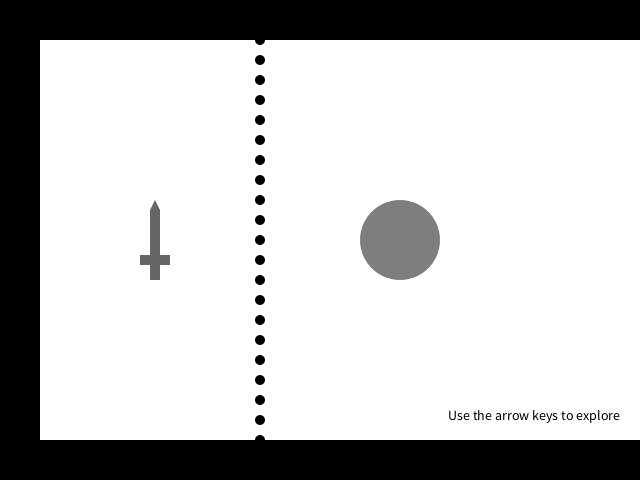
Frame 1 (no input)
Frame 60 (the mouse pressed at the canvas centre just before this capture): identical to frame 1, image omitted
Frame 120 (the mouse held since frame 60 and released just before this capture): identical to frame 1, image omitted

The Processing sketch that drew this single still picture (run headless with seeded random() and noise(); from frame 60 on, the mouse is pressed at the canvas centre):

// Processing sketch: Ex_04
// ── Ex_04.pde
// Master variables
int mode = 1;  // Current room
int w = 40;  // Wall thickness
int tx = 620;  // Text x-coordinate
int ty = 420;  // Text y-coordinate
boolean gate = true;  // Is the gate closed or open?

// Hero variables
int x = 400;  // Hero x-coordinate
int y = 240;  // Hero y-coordinate
int r = 40;  // Hero radius
float speed = 2.0;  // Hero speed

// Room 1 variables
int gx = 260;  // Gate x-coordinate
int dx = 150;  // Dagger x-coordinate
int dy = 210;  // Dagger y-coordinate

// Room 2 variables
int kx = 440;  // Key x-coordinate
int ky = 230;  // Key y-coordinate

void setup() {
  size(640, 480);
  ellipseMode(RADIUS);
  noCursor();
  textSize(14);
  textAlign(RIGHT);
}

void draw() {

  if (mode == 1) {  // ROOM 1

    // Walls
    background(255);
    noStroke();
    fill(0);
    rect(0, 0, width, w);  // Top
    rect(0, 0, w, height);  // Left
    rect(0, height-w, width, w);  // Bottom

    // Gate
    fill(0);
    if (gate == true) {
      for (int y = w; y <= height-w; y += 20) {
        ellipse(gx, y, 5, 5);
      }
      text("Use the arrow keys to explore", tx, ty);
    } else {
      text("Edit the code to grab the dagger", tx, ty);
    }

    // Dagger
    fill(102);
    triangle(dx, dy, dx+5, dy-10, dx+10, dy);
    rect(dx, dy, 10, 70);
    rect(dx-10, dy+45, 30, 10);

    // Stop the hero from walking through walls
    if (gate == true) {
      if (x < gx+r+5) {  // Check gate
        x = gx+r+5;
      }
    } 
    else {
      if (x < w+r) {  // Check left wall
        x = w+r;
      }
    }
    if (y > height-w-r) {  // Check bottom wall
      y = height-w-r;
    }
    if (y < w+r) {  // Check top wall
      y = w+r;
    }

    // Move to room 2
    if (x > width+r) {
      mode = 2; 
      x = r;
    }
    
  } else {  // ROOM 2

    // Walls
    background(255);
    noStroke();
    fill(0);
    rect(0, 0, width, w);  // Top
    rect(width-w, 0, w, height);  // Right
    rect(0, height-w, width, w);  // Bottom

    // Key
    if (gate == true) {
      fill(102);
      pushMatrix();
      translate(kx, ky);
      beginShape();
      vertex(0, 10);
      vertex(50, 10);
      vertex(50, 0);
      vertex(80, 0);
      vertex(80, 30);
      vertex(50, 30);
      vertex(50, 20);
      vertex(30, 20);
      vertex(30, 30);
      vertex(20, 30);
      vertex(20, 20);
      vertex(10, 20);
      vertex(10, 30);
      vertex(0, 30);
      endShape();
      popMatrix();
    }

    // Text
    fill(0);
    if (gate == true) {
      text("Grab the key to open the gate", tx-w, ty);
    } 
    else {
      text("You have the key. The gate is open!", tx-w, ty);
    }

    // Check if hero is on top of the key
    if (x > kx && x < kx+80 && y > ky && y < ky+30) {
      gate = false;
    }

    // Stop the hero from walking through walls
    if (x < -r) {
      mode = 1;
      x = width-r;
    }
    if (x > width-w-r) {  // Check right wall
      x = width-w-r;
    }
    if (y > height-w-r) {  // Check bottom wall
      y = height-w-r;
    }
    if (y < w+r) {  // Check top wall
      y = w+r;
    }
    // Move to room 2
    if (x > width+r) {
      mode = 2; 
      x = r;
    }
  }

  // Draw hero
  fill(126);
  ellipse(x, y, r, r);

  // Move hero with arrow keys
  if (keyPressed && key == CODED) {
    if (keyCode == UP) { 
      y -= speed;
    } else if (keyCode == DOWN) { 
      y += speed;
    } else if (keyCode == LEFT) { 
      x -= speed;
    } else if (keyCode == RIGHT) {
      x += speed;
    }
  }
}
